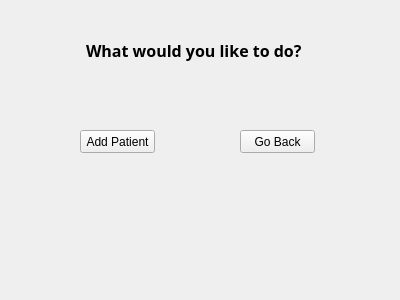
<?xml version="1.0" encoding="UTF-8"?>
<ui version="4.0">
 <class>NurseWindow</class>
 <widget class="QWidget" name="NurseWindow">
  <property name="geometry">
   <rect>
    <x>0</x>
    <y>0</y>
    <width>400</width>
    <height>300</height>
   </rect>
  </property>
  <property name="windowTitle">
   <string>Form</string>
  </property>
  <widget class="QPushButton" name="addPatientButton">
   <property name="geometry">
    <rect>
     <x>80</x>
     <y>130</y>
     <width>75</width>
     <height>23</height>
    </rect>
   </property>
   <property name="text">
    <string>Add Patient</string>
   </property>
  </widget>
  <widget class="QPushButton" name="goBackButton">
   <property name="geometry">
    <rect>
     <x>240</x>
     <y>130</y>
     <width>75</width>
     <height>23</height>
    </rect>
   </property>
   <property name="text">
    <string>Go Back</string>
   </property>
  </widget>
  <widget class="QLabel" name="label">
   <property name="geometry">
    <rect>
     <x>86</x>
     <y>40</y>
     <width>221</width>
     <height>21</height>
    </rect>
   </property>
   <property name="font">
    <font>
     <family>Rockwell</family>
     <pointsize>12</pointsize>
     <weight>75</weight>
     <bold>true</bold>
    </font>
   </property>
   <property name="text">
    <string>What would you like to do?</string>
   </property>
  </widget>
 </widget>
 <resources/>
 <connections/>
</ui>
